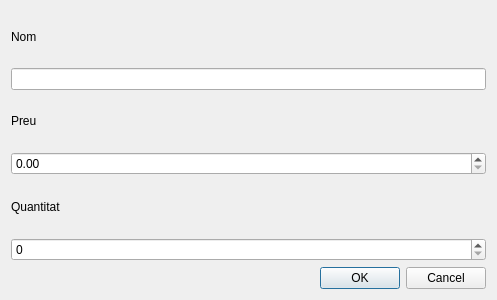
<?xml version="1.0" encoding="UTF-8"?>
<ui version="4.0">
 <class>Dialog</class>
 <widget class="QDialog" name="Dialog">
  <property name="geometry">
   <rect>
    <x>0</x>
    <y>0</y>
    <width>497</width>
    <height>300</height>
   </rect>
  </property>
  <property name="windowTitle">
   <string>Dialog</string>
  </property>
  <layout class="QVBoxLayout" name="verticalLayout">
   <item>
    <widget class="QLabel" name="labelNom">
     <property name="text">
      <string>Nom</string>
     </property>
    </widget>
   </item>
   <item>
    <widget class="QLineEdit" name="txtNom"/>
   </item>
   <item>
    <widget class="QLabel" name="labelPreu">
     <property name="text">
      <string>Preu</string>
     </property>
    </widget>
   </item>
   <item>
    <widget class="QDoubleSpinBox" name="txtPreu">
     <property name="maximum">
      <double>9999.000000000000000</double>
     </property>
    </widget>
   </item>
   <item>
    <widget class="QLabel" name="labelQuantitat">
     <property name="text">
      <string>Quantitat</string>
     </property>
    </widget>
   </item>
   <item>
    <widget class="QSpinBox" name="txtQuantitat">
     <property name="maximum">
      <number>9999</number>
     </property>
    </widget>
   </item>
   <item>
    <widget class="QDialogButtonBox" name="buttonBox">
     <property name="orientation">
      <enum>Qt::Horizontal</enum>
     </property>
     <property name="standardButtons">
      <set>QDialogButtonBox::Cancel|QDialogButtonBox::Ok</set>
     </property>
    </widget>
   </item>
  </layout>
 </widget>
 <tabstops>
  <tabstop>txtNom</tabstop>
  <tabstop>txtPreu</tabstop>
  <tabstop>txtQuantitat</tabstop>
 </tabstops>
 <resources/>
 <connections>
  <connection>
   <sender>buttonBox</sender>
   <signal>accepted()</signal>
   <receiver>Dialog</receiver>
   <slot>accept()</slot>
   <hints>
    <hint type="sourcelabel">
     <x>248</x>
     <y>254</y>
    </hint>
    <hint type="destinationlabel">
     <x>157</x>
     <y>274</y>
    </hint>
   </hints>
  </connection>
  <connection>
   <sender>buttonBox</sender>
   <signal>rejected()</signal>
   <receiver>Dialog</receiver>
   <slot>reject()</slot>
   <hints>
    <hint type="sourcelabel">
     <x>316</x>
     <y>260</y>
    </hint>
    <hint type="destinationlabel">
     <x>286</x>
     <y>274</y>
    </hint>
   </hints>
  </connection>
 </connections>
</ui>
